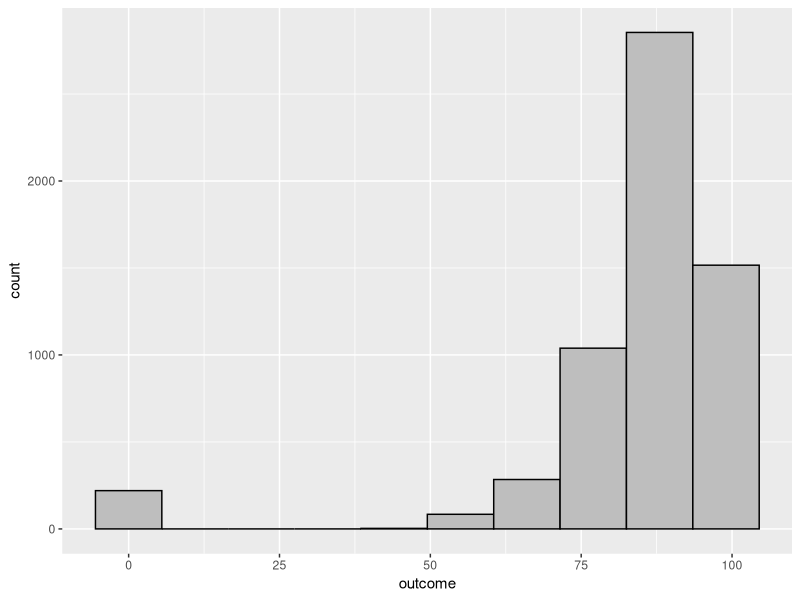
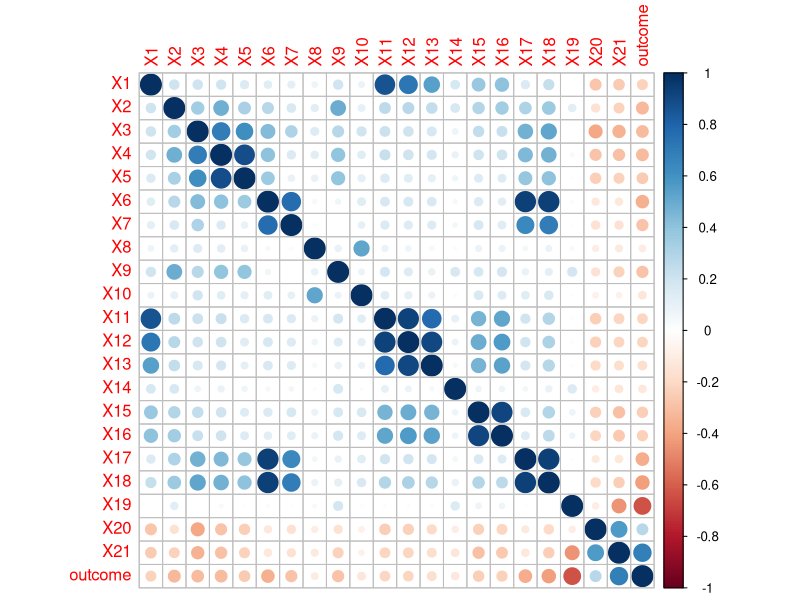
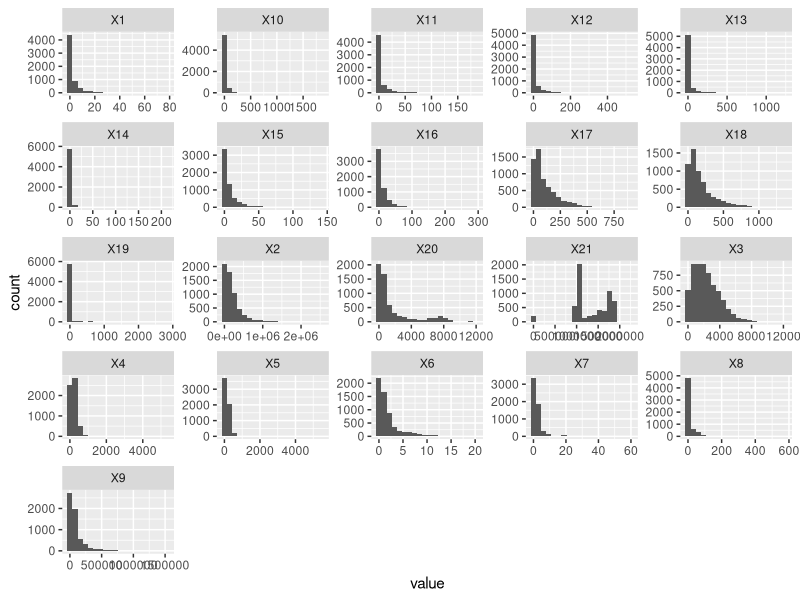
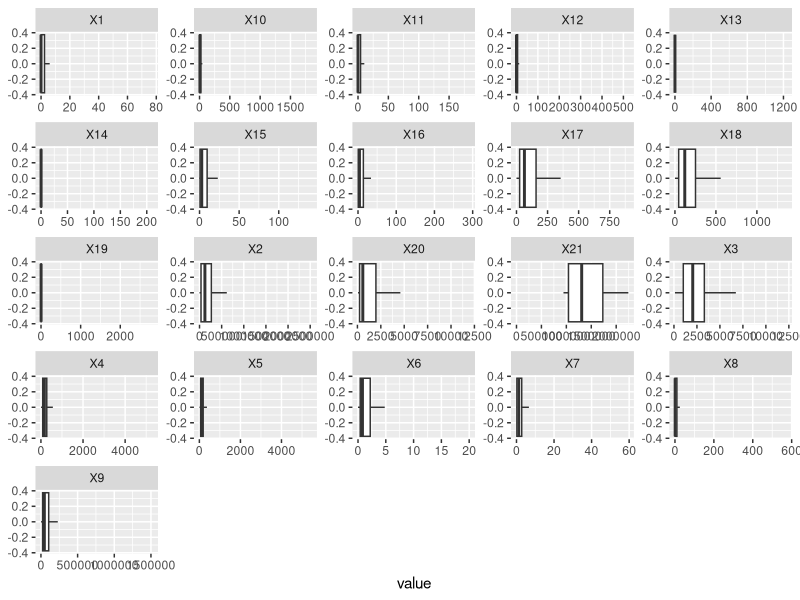

The R script that drew these images, in order: (Note: this script raises an error after producing the figures.)
## ---- chunk 1
knitr::opts_chunk$set(echo = TRUE)
## ---- chunk 2
library(tidyverse)
library(purrr)
library(tidyr)
library(ggpubr)
library(caret)
library(ggplot2)
library(lattice)
library(skimr)
## ---- chunk 3
# Input the competition-data.csv to train our model
df <- read.csv("competition-data.csv")
## ---- chunk 4
# Separate the predictors (df_x) and outcome (df_y)
df_x <- df %>%
  select(-outcome)

df_y <- df$outcome
## ---- chunk 5
# Distribution of the outcome
ggplot(df, aes(x = outcome)) +
  geom_histogram(bins = 10, color="black", fill="grey")
## ---- chunk 6
skim(df)
## ---- chunk 7
# Make a correlation plot
corrplot::corrplot(cor(df))
## ---- chunk 8
df_x %>%
  keep(is.numeric) %>% 
  gather() %>% 
  ggplot(aes(value)) +
    facet_wrap(~ key, scales = "free") +
    geom_histogram(bins = 20)
df_x %>%
  keep(is.numeric) %>% 
  gather() %>% 
  ggplot(aes(value)) +
    facet_wrap(~ key, scales = "free") +
    geom_boxplot(outlier.shape = NA)
## ---- chunk 9
feature_plot_df <- df_x_1 %>%
  mutate(outcome = df$outcome) %>%
  pivot_longer(cols=colnames(df_x_1))
## ---- chunk 10
feature_plots <- ggplot(feature_plot_df, aes(x=value, y=outcome)) + 
  geom_point(alpha=0.3, size=0.4) + 
  geom_smooth(method='lm', size=0.4, se = F)+
  facet_wrap( ~ name, scales="free") +
  labs(y = "Response of defaulting")+
  theme(text = element_text(size = 8))
feature_plots
## ---- chunk 11
# Threshold for X19
ggplot(df, aes(x = X19, y = outcome)) +
  geom_point()+
  geom_vline(xintercept = 50, color = "blue") +
  annotate(geom="text", x=150, y=50, label="X19 = 50",
              color="blue")+
  theme_classic()

# Threshold for X20
ggplot(df, aes(x = X20, y = outcome)) +
  geom_point()+
  geom_vline(xintercept = 100, color = "blue") +
  annotate(geom="text", x=550, y=25, label="X20 = 100",
              color="blue")+
  theme_classic()

# Threshold for X21
ggplot(df, aes(x = X21, y = outcome)) +
  geom_point()+
  geom_vline(xintercept = 50000, color = "blue") +
  annotate(geom="text", x=180000, y=25, label="X21 = 50000",
              color="blue")+
  theme_classic()
## ---- chunk 12
# figure out the existing threshold which cause the outcome = 0
# we calculate the number of rows which satisfy both of the conditions: (X >= or <= "threshold") and (outcome = 0)
# we divide above result by the number of rows that lead the outcome = 0
# we get the percentage of how that predictor influence the outcome

x19_p <- nrow(filter(df, (df$X19 >= 50) & (df$outcome == 0))) / nrow(filter(df, df$outcome == 0))
x20_p <- nrow(filter(df, (df$X20 <= 100) & (df$outcome == 0))) / nrow(filter(df, df$outcome == 0))
x21_p <- nrow(filter(df, (df$X21 <= 1000) & (df$outcome == 0))) / nrow(filter(df, df$outcome == 0))
c(x19_p,x20_p,x21_p)
## ---- chunk 13
# preprocess 1 (adding additional X19_2, X20_2, X21_2 as "categorical" variables, which 0 represents smaller than threshold, and 1 represents larger)
df_x_1 <- df_x %>%
  mutate(X19_2 = ifelse(df_x$X19 < 50, 0, 1), 
         X20_2 = ifelse(df_x$X20 < 100, 0, 1), 
         X21_2 = ifelse(df_x$X21 < 1000, 0, 1),
         # 3/22 Adding 2 sum up predictors, in order to reduce the noise caused by a single indicator
         Xadd1 = df_x$X1 + df_x$X11 + df_x$X12 + df_x$X13,
         Xadd2 = df_x$X3 + df_x$X4 + df_x$X5)
  
# And we get our preprocessed x data
## ---- chunk 14
df_x_1$X1 <- log(df_x_1$X1 + 10)
df_x_1$X11 <- log(df_x_1$X11 + 10)
df_x_1$X12 <- log(df_x_1$X12 + 10)
df_x_1$X13 <- log(df_x_1$X13 + 10)
df_x_1$X14 <- log(df_x_1$X14 + 10)
## ---- chunk 15
# Use fold = 4 in order to estimate the real generalization RMSE (since we use 6k training data to predict 2k test-x-values = 3:1)
set.seed(1)
folds <- createFolds(df_new_y, k = 4, returnTrain = TRUE)
ctrl <- trainControl(method = "cv", index = folds)
## ---- chunk 16
# Use fold = 10 in order to estimate the ideal generalization RMSE (we probably might not get this good)
set.seed(1)
folds2 <- createFolds(df_new_y, k = 10, returnTrain = TRUE)
ctrl2 <- trainControl(method = "cv", index = folds2)
## ---- chunk 17
set.seed(1)
cartTune <- train(x = df_x_1, y = df_y,
                  method = "rpart",
                  tuneLength = 15,
                  trControl = ctrl2)
cartTune$results
plot(cartTune)
## ---- chunk 18
mtryGrid <- data.frame(
  mtry = floor(seq(10, 20, length = 11))
  )
## ---- chunk 19
set.seed(1)
# Comparison group : No preprocess applied
rfTune_comp <- train(x = df_x, y = df_y,
                method = "rf",
                tuneGrid = mtryGrid,
                ntree = 100,
                importance = TRUE,
                trControl = ctrl)

# Test group1 : Preprocess applied, cv fold = 4
rfTune_test1 <- train(x = df_x_1, y = df_y,
                method = "rf",
                tuneGrid = mtryGrid,
                ntree = 100,
                preProcess = c("center", "scale"),
                importance = TRUE,
                trControl = ctrl)

# Test group2 : Preprocess applied, cv fold = 10
rfTune_test2 <- train(x = df_x_1, y = df_y,
                method = "rf",
                tuneGrid = mtryGrid,
                ntree = 100,
                preProcess = c("center", "scale"),
                importance = TRUE,
                trControl = ctrl2)
## ---- chunk 20
set.seed(1)
cartTune <- train(x = df_x_1, y = df_y,
method = "rpart",
tuneLength = 15,
trControl = ctrl)
plot(cartTune)
## ---- chunk 21
set.seed(1)
marsGrid <- expand.grid(degree = 1:4, nprune = c(10, 20, 30, 40))
marsTune <- train(df_x_1, df_y,
method = "earth",
tuneGrid = marsGrid,
preProcess = c("center", "scale"),
trControl = ctrl
)
ggplot(marsTune)+
theme_classic()
## ---- chunk 22
# Plot the result and comparison
ggplot(rfTune_comp, aes(x = mtry, y = RMSE)) +
  geom_point(data = rfTune_test1$results)+
  geom_line(data = rfTune_test1$results, color = "blue")+
  geom_point(data = rfTune_test2$results)+
  geom_line(data = rfTune_test2$results, color = "green")+
  annotate(geom="text", x=15, y=2.5, label="test1",
              color="blue")+
  annotate(geom="text", x=15, y=2.475, label="test2",
              color="green")+
  annotate(geom="text", x=15, y=2.54, label="comparison")+
  theme_classic()

# The best tune of each model (estimate generalization error)
comp_table <- rbind(filter(rfTune_comp$results, RMSE == min(RMSE)),
                         filter(rfTune_test1$results, RMSE == min(RMSE)),
                         filter(rfTune_test2$results, RMSE == min(RMSE)))

comp_table
## ---- chunk 23
# Feature importance estimate
g1 <- ggplot(varImp(rfTune_comp)) +
  theme_classic()
g2 <- ggplot(varImp(rfTune_test1)) +
  theme_classic()
g3 <- ggplot(varImp(rfTune_test2)) +
  theme_classic()
ggarrange(g1, g2, g3, ncol = 3)
## ---- chunk 24
# Output a csv file with our prediction
df_test <- read.csv("competition-test-x-values.csv") %>%
  mutate(X19_2 = ifelse(df_test$X19 < 50, 0, 1), 
         X20_2 = ifelse(df_test$X20 < 100, 0, 1), 
         X21_2 = ifelse(df_test$X21 < 1000, 0, 1),
         Xadd1 = df_test$X1 + df_test$X11 + df_test$X12 + df_test$X13,
         Xadd2 = df_test$X3 + df_test$X4 + df_test$X5)

result <- as.data.frame(predict(rfTune_test2, df_test))

write.table(result,
            file = "competition-test-outcome.csv",
            row.names = FALSE,
            col.names = "outcome")
